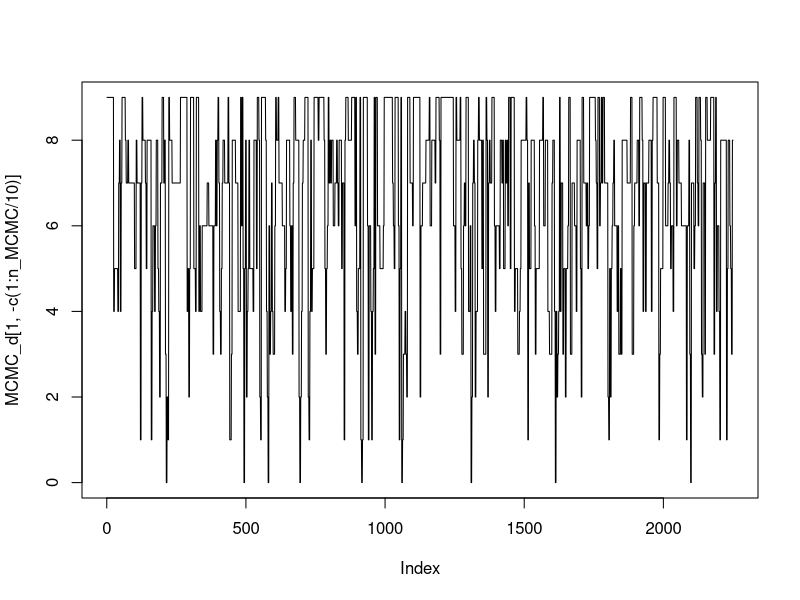
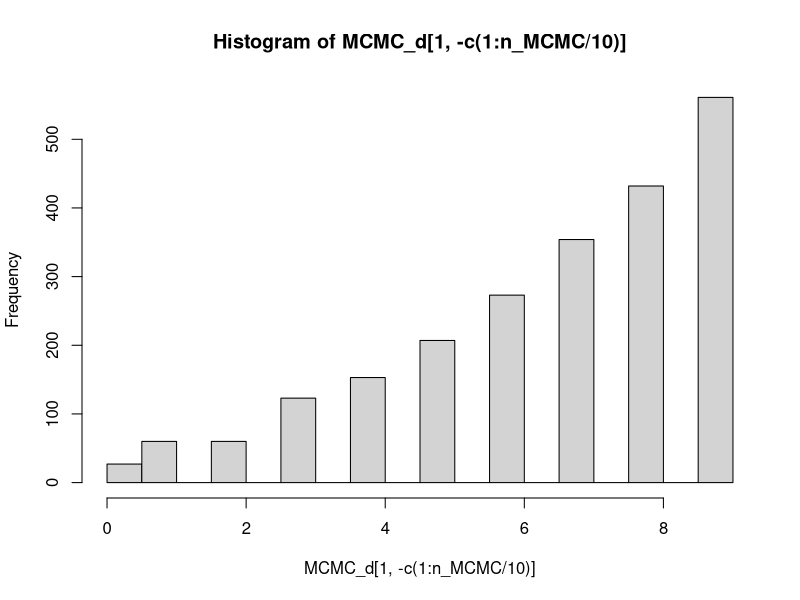
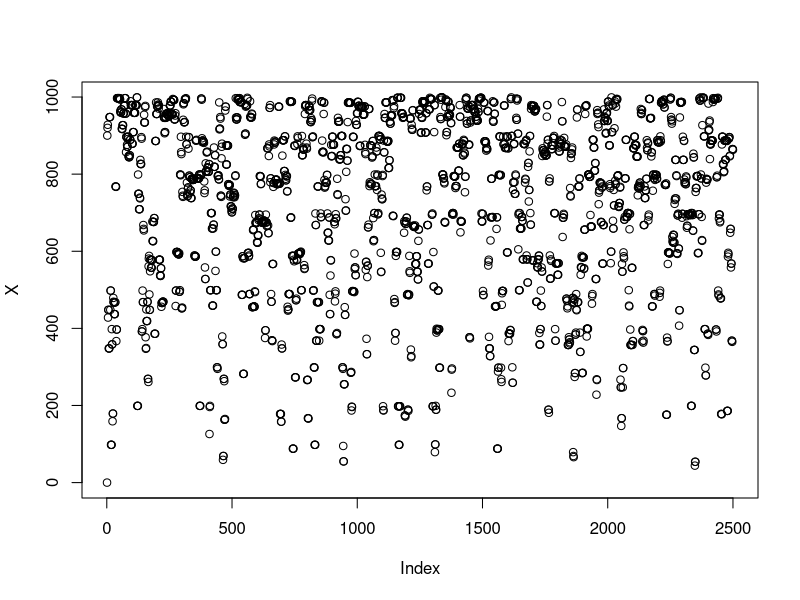
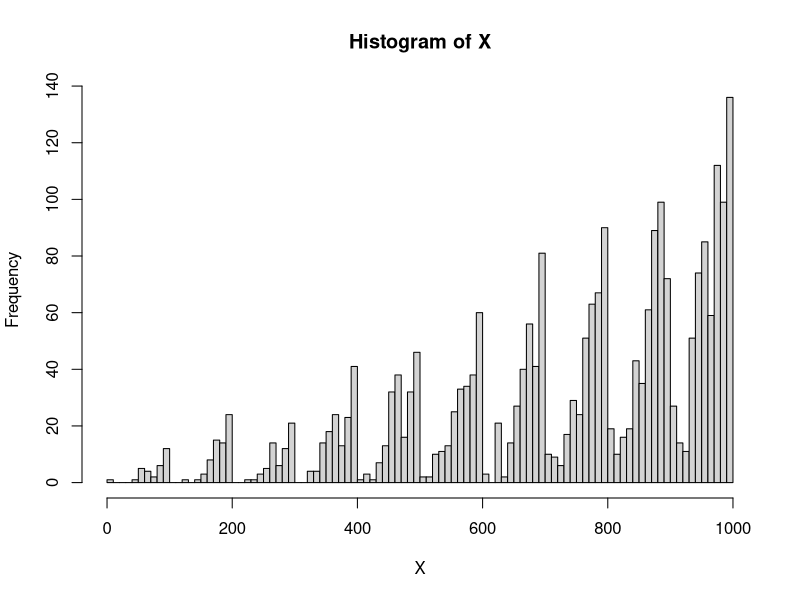
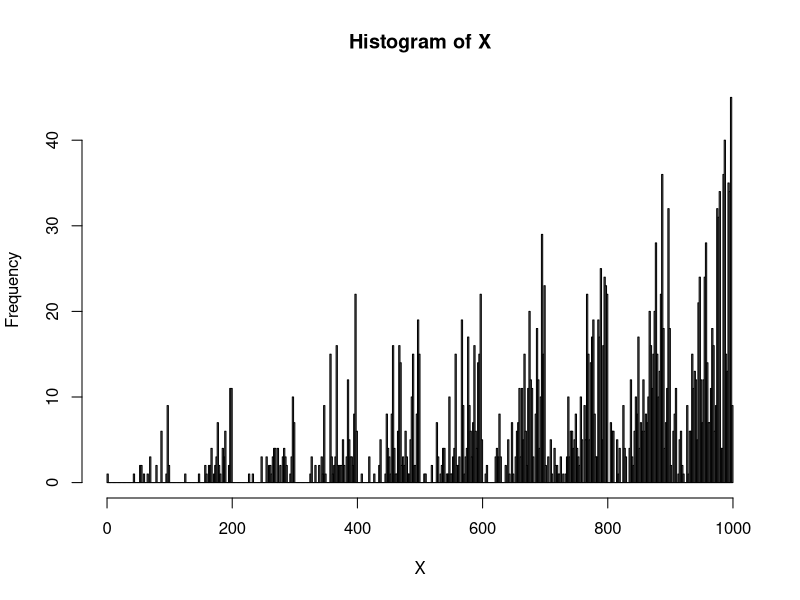
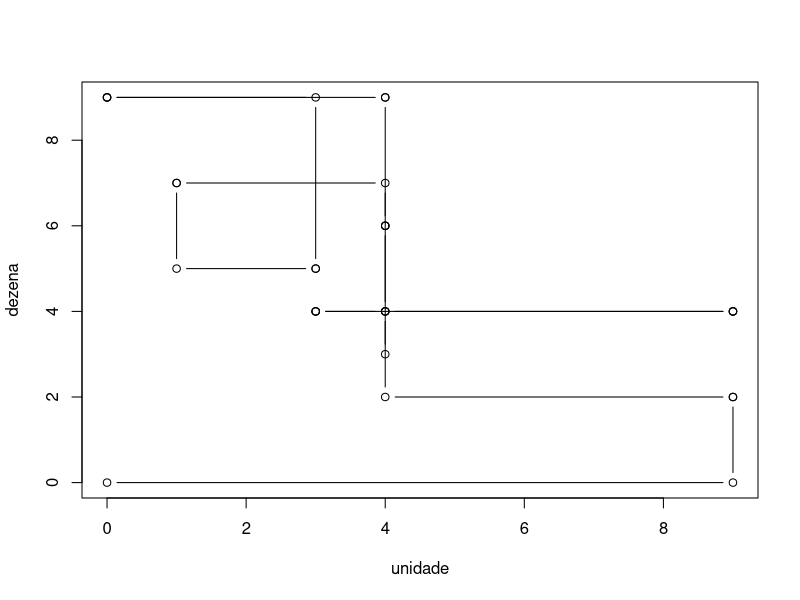
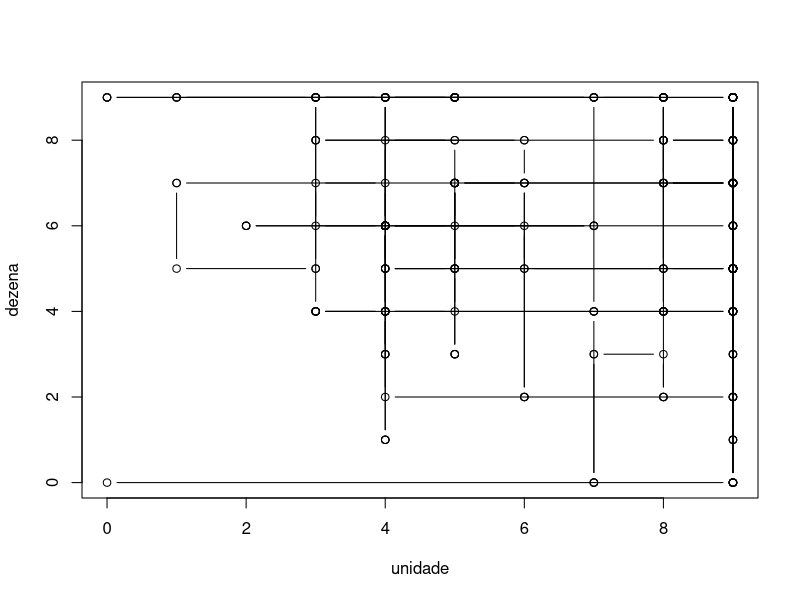

The R script that drew these images, in order: (Note: this script raises an error after producing the figures.)
n_MCMC = 2500
n_MCMC1 = 2501

funcao_p = function(x){  ## função proporcional a densidade que queremos amostrar (aqui X é o vetor de dados)
  (x[1]+x[2]+x[3])^(5)
}

proposta = function(xi){    # aqui xi eh o elemento que queremos amostrar 
  candidatos = c(0:9)
  candidatos = candidatos[-which(candidatos == xi)]#lista posíveis mudanças
  sample(candidatos,1)         # escolhe um elemento da lista de candidatos com dist uniforme
}

#   p_proposta = 1/9   - todas as peopostas tem a mesma prob. 
prob_aceita = function(x_old,x_new){
  min(funcao_p(x_new)/funcao_p(x_old), 1)
}

MCMC_d = matrix(ncol = n_MCMC, nrow = 3)     #declara a matriz que conterá os valores dos dígitos ao longo do MCMC
#cada coluna eh uma ieração do MCMC

p = vector() #declara vetor que vai guardar resultado da função densidade para cada observação

MCMC_d[,1] = c(0,0,0) #escolhe valores iniciais

it = 1
while(it < (n_MCMC-1)){  ### inicia o algoritmo
  
  for (i in 1:3){         ### para cada um dos dígitos do número
    x_old = MCMC_d[,it]
    x_new = x_old
    x_new[i] = proposta(x_old[i])                ## cria uma proposta
    
    if(runif(1) < prob_aceita(x_old,x_new)){
      MCMC_d[,it+1] = x_new                         #com probabilidade prob_aceita registra o valor da proposta no MCMV 
    }else{
      MCMC_d[,it+1] = x_old                         #caso contrario repete o valor antigo 
    }
    it = it + 1
  }
}


#######################################   Observar os resultados

plot(MCMC_d[1,-c(1:n_MCMC/10)],type="l")
hist(MCMC_d[1,-c(1:n_MCMC/10)])

#################  Estimar E(X)
X = MCMC_d[1,]*100 + MCMC_d[2,]*10 + MCMC_d[3,]  #montando os numeros em função dos algarismos

plot(X)

hist(X, nclass = 100)                         ## Olhar a distribuição de X
hist(X, nclass = 500)

mean(X, na.rm = TRUE)
sd(X, na.rm = TRUE)


## Vizualização dinamica
plot(MCMC_d[1,1:30], MCMC_d[2,1:30], xlim = c(0,9), ylim = c(0,9), xlab = "unidade", ylab = "dezena", type = "b")
plot(MCMC_d[1,1:300], MCMC_d[2,1:300], xlim = c(0,9), ylim = c(0,9), xlab = "unidade", ylab = "dezena", type = "b")
plot(MCMC_d[1,1:3000], MCMC_d[2,1:3000], xlim = c(0,9), ylim = c(0,9), xlab = "unidade", ylab = "dezena" ,type="b")

require(coda)
resultado = mcmc(na.omit(t(MCMC_d)))

# modificada da aula

funcao_p = function(x){  ## função proporcional a densidade que queremos amostrar (aqui X é o vetor de dados)
  (x[1] + x[2] + x[3] + x[4] + x[5])^(5)
}

proposta = function(xi){    # aqui xi eh o elemento que queremos amostrar 
  candidatos = c(0:9)
  candidatos = candidatos[-which(candidatos == xi)]#lista posíveis mudanças
  sample(candidatos,1)         # escolhe um elemento da lista de candidatos com dist uniforme
}

#   p_proposta = 1/9   - todas as peopostas tem a mesma prob. 
prob_aceita = function(x_old,x_new){
  min(funcao_p(x_new)/funcao_p(x_old), 1)
}

MCMC_d = matrix(ncol = n_MCMC1, nrow = 5)     #declara a matriz que conterá os valores dos dígitos ao longo do MCMC
#cada coluna eh uma ieração do MCMC

p = vector() #declara vetor que vai guardar resultado da função densidade para cada observação

MCMC_d[,1] = c(0,0,0,0,0) #escolhe valores iniciais

it = 1

aux = n_MCMC1-1
while(it < aux){  ### inicia o algoritmo
  
  for (i in 1:5){         ### para cada um dos dígitos do número
    x_old = MCMC_d[,it]
    x_new = x_old
    x_new[i] = proposta(x_old[i])                ## cria uma proposta
    
    if(runif(1) < prob_aceita(x_old,x_new)){
      MCMC_d[,it+1] = x_new                         #com probabilidade prob_aceita registra o valor da proposta no MCMV 
    }else{
      MCMC_d[,it+1] = x_old                         #caso contrario repete o valor antigo 
    }
    it = it + 1
  }
}

#######################################   Observar os resultados

plot(MCMC_d[1,-c(1:n_MCMC1/10)],type="l")
hist(MCMC_d[1,-c(1:n_MCMC1/10)])

#################  Estimar E(X)
X = MCMC_d[1,]*10000 + MCMC_d[2,]*1000 + MCMC_d[3,]*100 + MCMC_d[4,]*10 + MCMC_d[5,]

plot(X)

hist(X, nclass = 100)                         ## Olhar a distribuição de X
hist(X, nclass = 500)

mean(X, na.rm = TRUE)
sd(X, na.rm = TRUE)

require(coda)
resultado2 = mcmc(na.omit(t(MCMC_d)))

effectiveSize(resultado)
effectiveSize(resultado2)